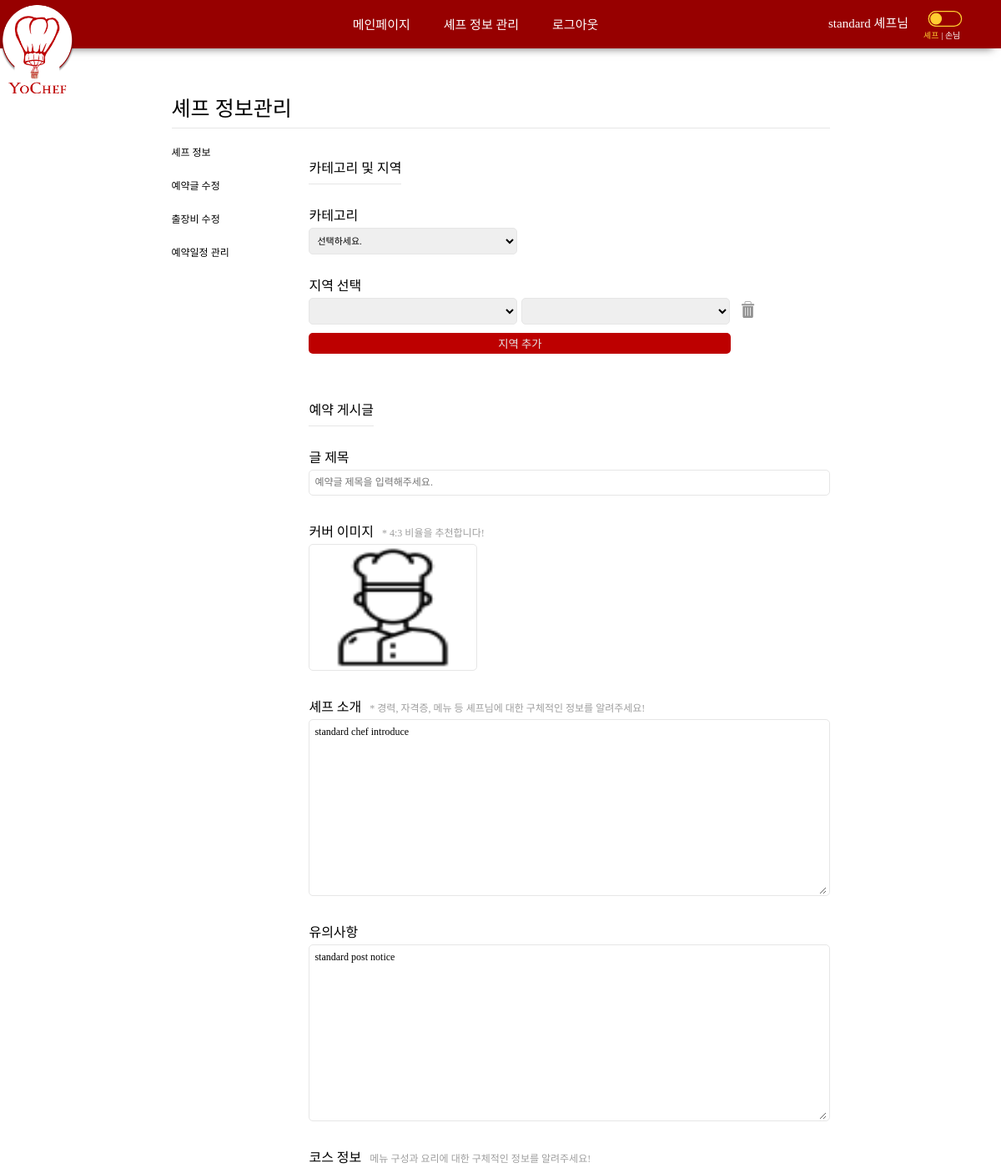
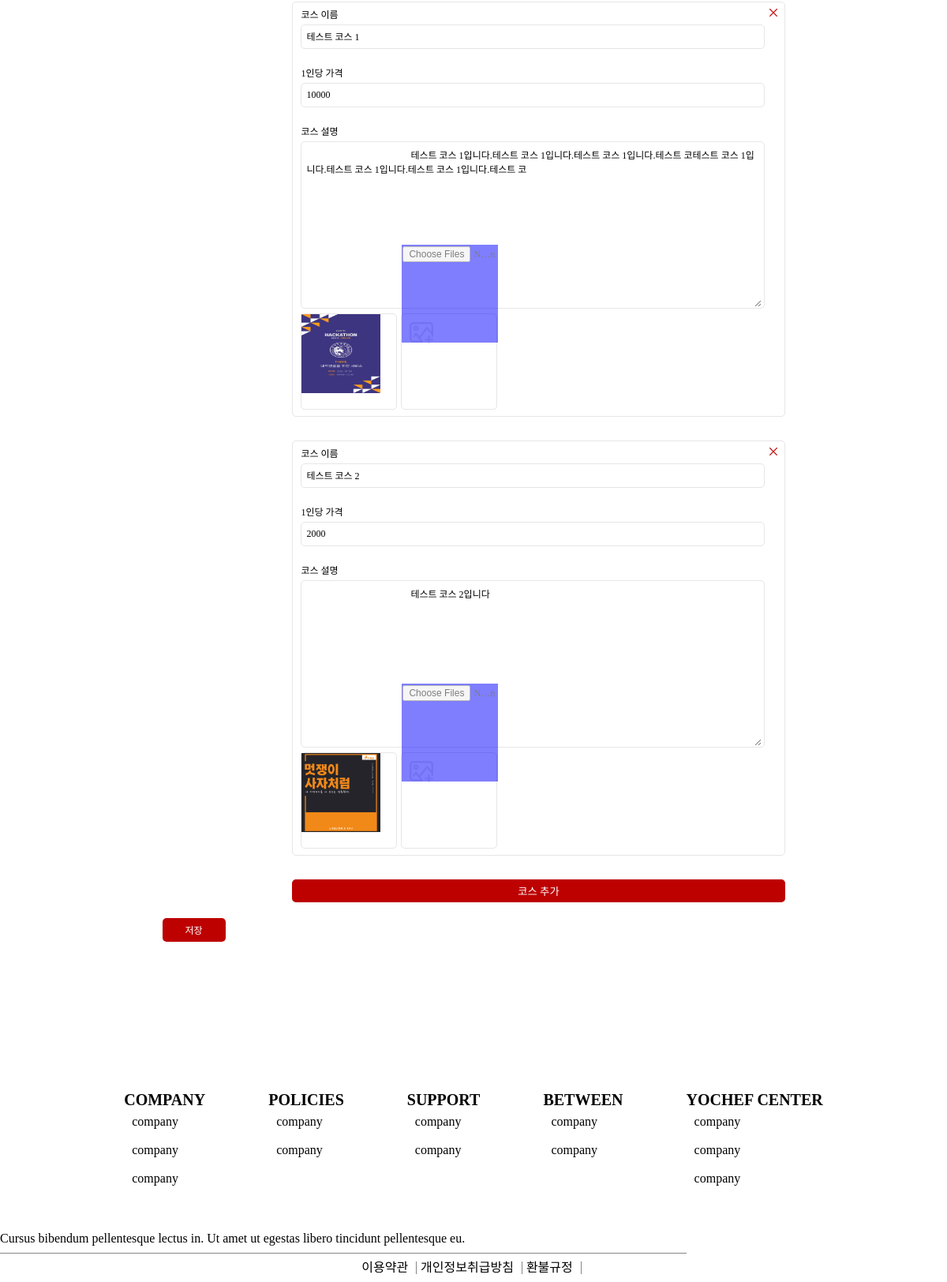
/chef/editPost/ (signed in), run on an earlier commit of the app's database (2 pictures, top to bottom).
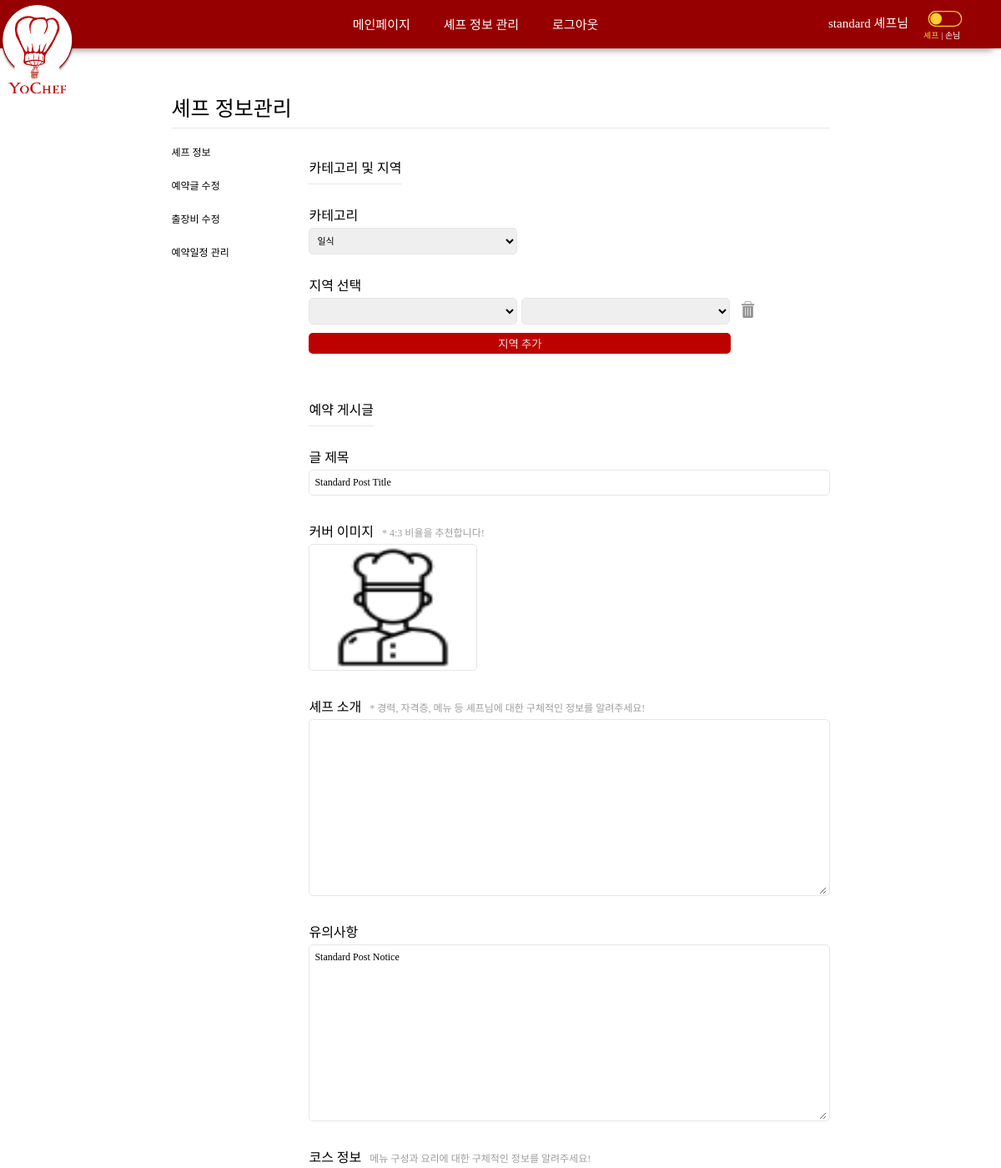
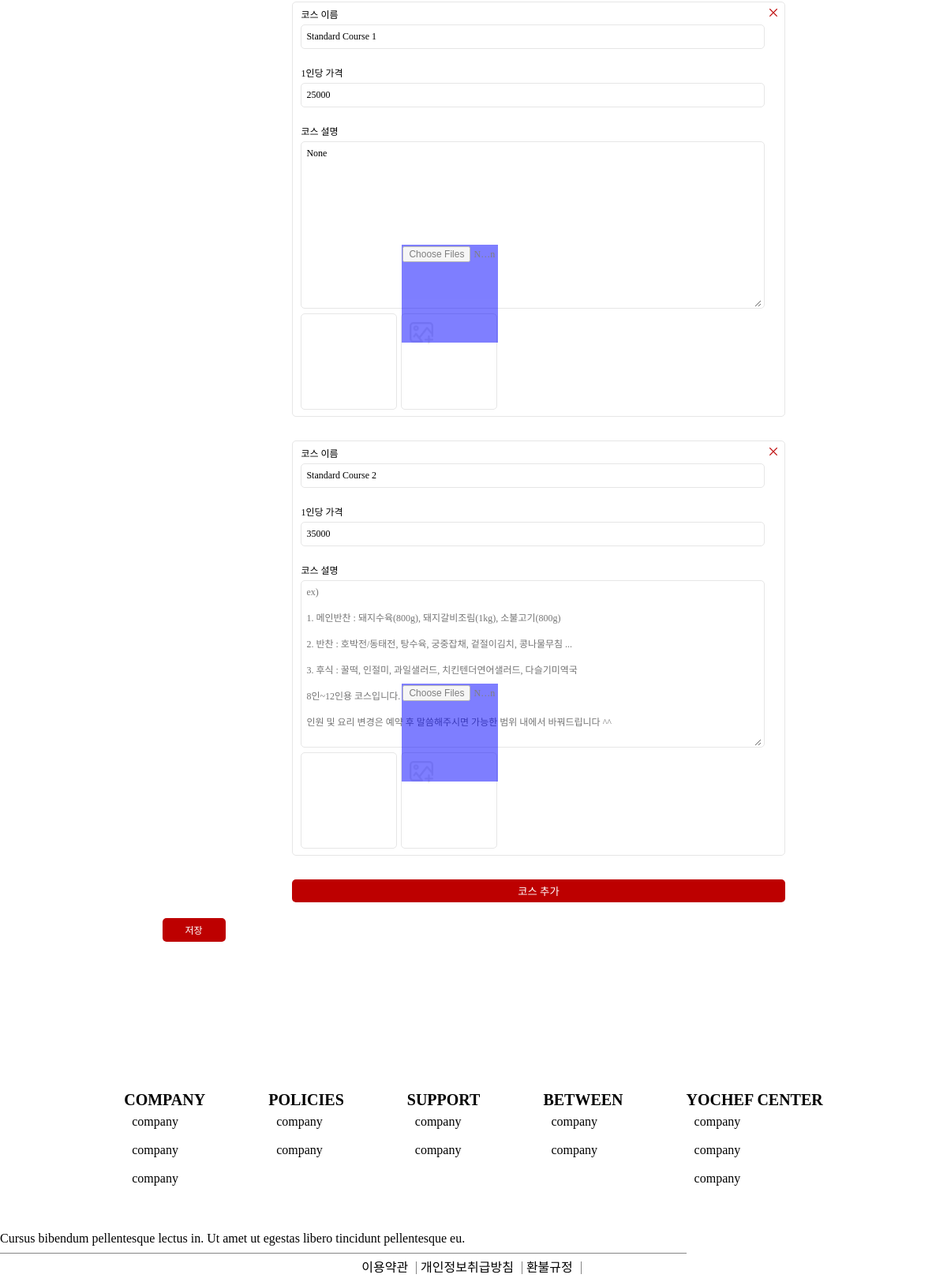
And on a later commit of the database (2 pictures, top to bottom).
### chef/models.py (models this page shows, shortened)
class Post(models.Model):
	chef = models.OneToOneField(Chef, on_delete=models.CASCADE)
	region = models.IntegerField(null=True)
	regionDetail = models.ForeignKey(RegionDetail, null=True, on_delete=models.SET_NULL)
	title = models.TextField(max_length=255, null=True)
	introduce = models.TextField(max_length=5000, null=True)
	category = models.IntegerField(null=True)		# 한식, 일식, 중식, 아시안, 양식, 채식
	notice = models.TextField(max_length=5000, null=True)
	movingPrice = models.IntegerField(default=0)
	isOpen = models.BooleanField(default=True)
	registerDate = models.DateTimeField(auto_now=True)
	def __str__(self):
		if self.title:
			return self.title
		else:
			return "Post Object:" + str(self.id)

class Course(models.Model):
	post = models.ForeignKey(Post, on_delete=models.CASCADE)
	title = models.TextField(max_length=1000)
	description = models.TextField(max_length=5000, null=True, blank=True)
	price = models.IntegerField()
	order = models.IntegerField(null=True)  # 등록된 순서

### public/models.py (models this page shows, shortened)
class File(models.Model):
	attachment = models.FileField(upload_to='media')
	category = models.IntegerField() # 1. chef profile, 2. chef spec, 3. course image, 4. post cover image
	chef = models.ForeignKey('chef.Chef', on_delete=models.CASCADE, null=True)
	post = models.ForeignKey('chef.Post', on_delete=models.CASCADE, null=True)
	course = models.ForeignKey('chef.Course', on_delete=models.CASCADE, null=True)
	order = models.IntegerField(null=True) # 파일 입력 순서
	uploadDate = models.DateTimeField(auto_now=True)

### chef/views.py (the view)
# urls.py: path('editPost/', views.editPost, name="editPost"),
def editPost(request):
    if str(request.user) == "AnonymousUser":
        return redirect("/customer/login")
    elif request.user.customer.isChef == False:
        return redirect("/chef/registerChef/1")
    chef = request.user.customer.chef
    post = chef.post
    if File.objects.filter(post=post, category=4).exists():
        postCoverImage = File.objects.get(post=post, category=4)
    else:
        postCoverImage = None
    courses = Course.objects.filter(post=post)
    for course in courses:
        course.images = File.objects.filter(course=course, category=3)
    context = {
        "chef" : chef,
        "post" : post,
        "postCoverImage" : postCoverImage,
        "courses" : courses,
    }
    return render(request, 'editChefProfile_2.html', context)

### chef/templates/editChefProfile_2.html (shortened to what the changed rows need)
{% extends 'base.html' %}
{% load static %}
{% block style %}
<link rel="stylesheet" href="{% static 'css/editChefProfile_2.css' %}">
{% endblock %}
{% block content %}
    <form name="editChefProfile_1" action="{% url 'updatePost' %}" method="POST" >
        <div class="edit-chef-wrapper">
            {% include 'editChefProfile_side.html' %}
                <div class="edit-content">
                    <section class="category-region">
                        <h2 class="category-region__header">카테고리 및 지역</h2>
                        <article class="category__wrapper">
                            <h4 class="article-title article-title--top">카테고리</h4>
                            <select name="category" value="{{post.category|default:""}}">
                                <option value="none">선택하세요.</option>
                                <option value="3">일식</option>
                            </select>
                        </article>
                        <article class="region-wrapper">
                            <div id="region-selection-all">
                                <div class="region-selection-wrapper">
                                    <select class="region-selection" name="residence" value="{{post}}"></select>
                                    <select id="region-detail-selection" name="residenceDetail" value="{{post.regionDetail}}"></select>
                                    <button onclick="delRegion(this)" class="delete-region"><img /></button>
                                </div>
                            </div>
                        </article>
                    </section>
                    <section class="post edit-chef__post">
                        <h2 class="post__header">예약 게시글</h2>
                        <article class="post-title-wrapper">
                            <div class="input-wrapper">
                                <input value="{{post.title|default:""}}" class="post-title__content" name="title" type="text" placeholder="예약글 제목을 입력해주세요.">
                            </div>
                            </article>
                        <article class="chef-intro-wrapper">
                            <div class="chef-intro__header">
                                <h4 class="header__title">셰프 소개</h4>
                            </div>
                            <div class="textarea-wrapper">
                                <textarea name="introduce" class="chefInfoInput" maxlength="500">{{post.introduce|default:""}}</textarea>
                            </div>
                        </article>
                        <article class="notice-wrapper">
                            <div class="textarea-wrapper">
                                <textarea name="notice" class="noticeInput" maxlength="500" placeholder="ex)&#10;&#10;예약이 완료되면 안내 카톡을 보내드릴 예정입니다. 세부 요청사항은 카톡에서 말씀해주세요!&#10;&#10;코스별 안내사항&#10;&#10;코스 A: 준비시간 약 2시간&#10;&#10;※ 가격은 1인 기준입니다.&#10;&#10;※ 출장비 별도">{{post.notice|default:""}}</textarea>
                            </div>
                        </article>
                        <article class="course-wrapper">
                            {% if not courses %}
                            <div class="courseInfo__eachCourse">
                                <div class="course__content">
                                    <div class="course__info">
                                        <h4 class="course-name__title">코스 이름</h4>
                                        <div class="input-wrapper">
                                            <input class="course-info__title" name="courseTitle1" type="text" placeholder="ex) A코스(10인) 20,000원">
                                        </div>
                                        <h4 class="course-price__title">1인당 가격</h4>
                                        <div class="input-wrapper">
                                            <input class="course-info__price" name="coursePrice1" type="text" placeholder="인당 가격" value="">
                                        </div>
                                        <h4 class="course-name__title">코스 설명</h4>
                                        <div class="textarea-wrapper">
                                            <textarea class="course-info__description" name="courseDescribe1" maxlength="500" placeholder="ex)&#10;&#10;1. 메인반찬 : 돼지수육(800g), 돼지갈비조림(1kg), 소불고기(800g)&#10;&#10;2. 반찬 : 호박전/동태전, 탕수육, 궁중잡채, 겉절이김치, 콩나물무침 ...&#10;&#10;3. 후식 : 꿀떡, 인절미, 과일샐러드, 치킨텐더연어샐러드, 다슬기미역국&#10;&#10;8인~12인용 코스입니다.&#10;&#10;인원 및 요리 변경은 예약 후 말씀해주시면 가능한 범위 내에서 바꿔드립니다 ^^"></textarea>
                                        </div>
                                        <div class="course__img-container">
                                            <div class="course-image">
                                                <img name="courseImageTag" src="{{image.attachment.url|default:""}}" alt="" style="width:100px; height:100px;">
                                            </div>
                                            <div class="course-image-add">
                                                <img class="add-image-button" src="{% static 'image/add_image.png' %}" alt="" style="width: 30px; height: 30px;">
                                                <input class="course__img-input" name="courseImageInput" class="course-image__content" type="file" name="courseImg{{forloop.counter}}[]" id="2" multiple accept="image/*">
                                            </div>
                                        </div>
                                        <input class="course-image__content" type="file" name="courseImg1[]" multiple accept="image/*">
                                    </div>
                                    <button class="course__delete" onclick="delCourse(this)" type="button"><img /></button>
                                </div>
                            </div>
                            {% else %}
                            {% for course in courses %}
                            <div class="courseInfo__eachCourse">
                                <div class="course__content">
                                    <div class="course__info">
                                        <h4 class="course-name__title">코스 이름</h4>
                                        <div class="input-wrapper">
                                            <input value="{{course.title}}" name="courseTitle{{forloop.counter}}" type="text" class="course-info__title" placeholder="ex) A코스(10인) 20,000원">
                                        </div>
                                        <h4 class="course-price__title">1인당 가격</h4>
                                        <div class="input-wrapper">
                                            <input value="{{course.price}}" name="coursePrice{{forloop.counter}}" type="text" class="course-info__price" placeholder="인당 가격" value="">
                                        </div>
                                        <h4 class="course-name__title">코스 설명</h4>
                                        <div class="textarea-wrapper">
                                            <textarea class="course-info__description" name="courseDescribe1" maxlength="500" placeholder="ex)&#10;&#10;1. 메인반찬 : 돼지수육(800g), 돼지갈비조림(1kg), 소불고기(800g)&#10;&#10;2. 반찬 : 호박전/동태전, 탕수육, 궁중잡채, 겉절이김치, 콩나물무침 ...&#10;&#10;3. 후식 : 꿀떡, 인절미, 과일샐러드, 치킨텐더연어샐러드, 다슬기미역국&#10;&#10;8인~12인용 코스입니다.&#10;&#10;인원 및 요리 변경은 예약 후 말씀해주시면 가능한 범위 내에서 바꿔드립니다 ^^">{{course.description|default:""}}</textarea>
                                        </div>
                                        <div class="course__img-container">
                                            <div class="course-image">
                                                {% for image in course.images %}
                                                <img name="courseImageTag" src="{{image.attachment.url}}" alt="" style="width:100px; height:100px;">
                                                {% endfor %}
                                            </div>
                                            <div class="course-image-add">
                                                <img class="add-image-button" src="{% static 'image/add_image.png' %}" alt="" style="width: 30px; height: 30px;">
                                                <input class="course__image-input" name="courseImageInput" class="course-image__content" type="file" name="courseImg{{forloop.counter}}[]" id="2" multiple accept="image/*">
                                            </div>
                                        </div>
                                    </div>
                                    <button class="course__delete" onclick="delCourse(this)" type="button"><img /></button>
                                </div>
                            </div>
                            {% endfor %}
                            {% endif %}
                        </article>
                    </section>
                </div>
            </div>
        </div>
    </form>
{% endblock %}

What changed in the data, as far as the page shows it:
removed Course: courseTitle1 "테스트 코스 1", coursePrice1 "10000", courseDescribe1 "테스트 코스 1입니다.테스트 코스 1입니다.테스트 코스 1입니다.테스트 코테스트 코스 1입니다.테스트 코스 1입니다.테스트 코스 1입니다.테스트 코"
removed File: attachment (picture)
removed Course: title "테스트 코스 2", price "2000", courseDescribe1 "테스트 코스 2입니다"
removed File: attachment (picture)
changed Post: category "선택하세요." → "일식"; title (not shown) → "Standard Post Title"; notice "standard post notice" → "Standard Post Notice"; introduce "standard chef introduce" → (not shown)
added Course: courseTitle1 "Standard Course 1", coursePrice1 "25000", courseDescribe1 "None"
added Course: title "Standard Course 2", price "35000"
